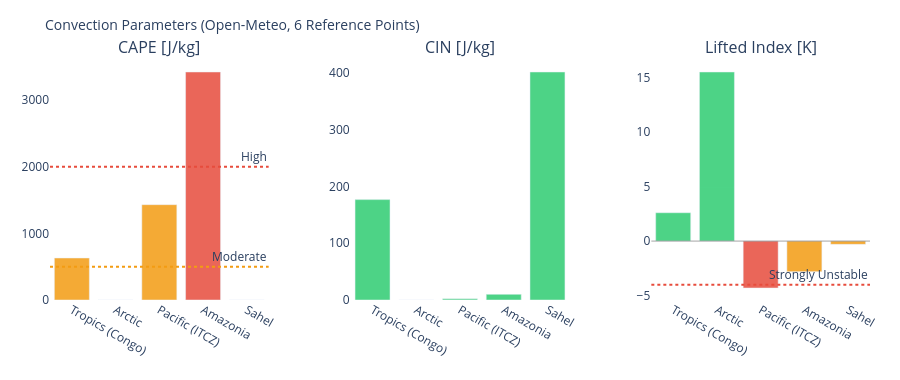

Source (notebook cell):
### Markdown cell above
---
## 3. Visualizations

### Code cell
# ============================================================
# CAPE / CIN / LIFTED INDEX – Convection potential
# ============================================================

if not df_atm.empty:
    fig = make_subplots(
        rows=1, cols=3,
        subplot_titles=['CAPE [J/kg]', 'CIN [J/kg]', 'Lifted Index [K]'],
        horizontal_spacing=0.1
    )
    pts = df_atm['point'].tolist()
    pt_colors = ['#E85D24','#185FA5','#888780','#378ADD','#639922','#F2A623']

    # CAPE – höher = mehr Gewitterpotential
    cape_vals = df_atm['cape'].fillna(0).tolist()
    cape_colors = ['#e74c3c' if v > 2000 else '#f39c12' if v > 500 else '#2ecc71'
                   for v in cape_vals]
    fig.add_trace(go.Bar(x=pts, y=cape_vals, marker_color=cape_colors,
                         opacity=0.85, showlegend=False), row=1, col=1)
    fig.add_hline(y=2000, line_dash='dot', line_color='#e74c3c',
                  annotation_text='High', row=1, col=1)
    fig.add_hline(y=500,  line_dash='dot', line_color='#f39c12',
                  annotation_text='Moderate', row=1, col=1)

    # CIN – negativer = stärker gedeckelt (weniger Auslöse)
    cin_vals = df_atm['cin'].fillna(0).tolist()
    cin_colors = ['#e74c3c' if v < -200 else '#f39c12' if v < -50 else '#2ecc71'
                  for v in cin_vals]
    fig.add_trace(go.Bar(x=pts, y=cin_vals, marker_color=cin_colors,
                         opacity=0.85, showlegend=False), row=1, col=2)

    # Lifted Index – negativ = instabil
    li_vals = df_atm['li'].fillna(0).tolist()
    li_colors = ['#e74c3c' if v < -4 else '#f39c12' if v < 0 else '#2ecc71'
                 for v in li_vals]
    fig.add_trace(go.Bar(x=pts, y=li_vals, marker_color=li_colors,
                         opacity=0.85, showlegend=False), row=1, col=3)
    fig.add_hline(y=0, line_color='gray', line_width=0.7, row=1, col=3)
    fig.add_hline(y=-4, line_dash='dot', line_color='#e74c3c',
                  annotation_text='Strongly Unstable', row=1, col=3)

    fig.update_layout(
        title=dict(text='Convection Parameters (Open-Meteo, 6 Reference Points)', font=dict(size=14)),
        height=380, plot_bgcolor='rgba(0,0,0,0)', paper_bgcolor='rgba(0,0,0,0)',
        margin=dict(l=50, r=30, t=60, b=80)
    )
    fig.update_xaxes(tickangle=30)
    fig.show()

### Figure 1 — Plotly figure (JSON) as saved in the notebook; plotly's stock layout.template omitted (floating-point values rounded to 4 significant figures)
{"data": [{"marker": {"color": ["#f39c12", "#2ecc71", "#f39c12", "#e74c3c", "#2ecc71"]}, "opacity": 0.85, "showlegend": false, "type": "bar", "x": ["Tropics (Congo)", "Arctic", "Pacific (ITCZ)", "Amazonia", "Sahel"], "xaxis": "x", "y": [630.0, 0.0, 1430.0, 3420.0, 0.0], "yaxis": "y"}, {"marker": {"color": ["#2ecc71", "#2ecc71", "#2ecc71", "#2ecc71", "#2ecc71"]}, "opacity": 0.85, "showlegend": false, "type": "bar", "x": ["Tropics (Congo)", "Arctic", "Pacific (ITCZ)", "Amazonia", "Sahel"], "xaxis": "x2", "y": [177.0, 0.0, 2.0, 10.0, 402.0], "yaxis": "y2"}, {"marker": {"color": ["#2ecc71", "#2ecc71", "#e74c3c", "#f39c12", "#f39c12"]}, "opacity": 0.85, "showlegend": false, "type": "bar", "x": ["Tropics (Congo)", "Arctic", "Pacific (ITCZ)", "Amazonia", "Sahel"], "xaxis": "x3", "y": [2.6, 15.5, -4.3, -2.8, -0.3], "yaxis": "y3"}], "layout": {"annotations": [{"font": {"size": 16}, "showarrow": false, "text": "CAPE [J/kg]", "x": 0.1333, "xanchor": "center", "xref": "paper", "y": 1.0, "yanchor": "bottom", "yref": "paper"}, {"font": {"size": 16}, "showarrow": false, "text": "CIN [J/kg]", "x": 0.5, "xanchor": "center", "xref": "paper", "y": 1.0, "yanchor": "bottom", "yref": "paper"}, {"font": {"size": 16}, "showarrow": false, "text": "Lifted Index [K]", "x": 0.8667, "xanchor": "center", "xref": "paper", "y": 1.0, "yanchor": "bottom", "yref": "paper"}, {"showarrow": false, "text": "High", "x": 1, "xanchor": "right", "xref": "x domain", "y": 2000, "yanchor": "bottom", "yref": "y"}, {"showarrow": false, "text": "Moderate", "x": 1, "xanchor": "right", "xref": "x domain", "y": 500, "yanchor": "bottom", "yref": "y"}, {"showarrow": false, "text": "Strongly Unstable", "x": 1, "xanchor": "right", "xref": "x3 domain", "y": -4, "yanchor": "bottom", "yref": "y3"}], "height": 380, "margin": {"b": 80, "l": 50, "r": 30, "t": 60}, "paper_bgcolor": "rgba(0,0,0,0)", "plot_bgcolor": "rgba(0,0,0,0)", "shapes": [{"line": {"color": "#e74c3c", "dash": "dot"}, "type": "line", "x0": 0, "x1": 1, "xref": "x domain", "y0": 2000, "y1": 2000, "yref": "y"}, {"line": {"color": "#f39c12", "dash": "dot"}, "type": "line", "x0": 0, "x1": 1, "xref": "x domain", "y0": 500, "y1": 500, "yref": "y"}, {"line": {"color": "gray", "width": 0.7}, "type": "line", "x0": 0, "x1": 1, "xref": "x3 domain", "y0": 0, "y1": 0, "yref": "y3"}, {"line": {"color": "#e74c3c", "dash": "dot"}, "type": "line", "x0": 0, "x1": 1, "xref": "x3 domain", "y0": -4, "y1": -4, "yref": "y3"}], "title": {"font": {"size": 14}, "text": "Convection Parameters (Open-Meteo, 6 Reference Points)"}, "xaxis": {"anchor": "y", "domain": [0.0, 0.2667], "tickangle": 30}, "xaxis2": {"anchor": "y2", "domain": [0.3667, 0.6333], "tickangle": 30}, "xaxis3": {"anchor": "y3", "domain": [0.7333, 1.0], "tickangle": 30}, "yaxis": {"anchor": "x", "domain": [0.0, 1.0]}, "yaxis2": {"anchor": "x2", "domain": [0.0, 1.0]}, "yaxis3": {"anchor": "x3", "domain": [0.0, 1.0]}}}
